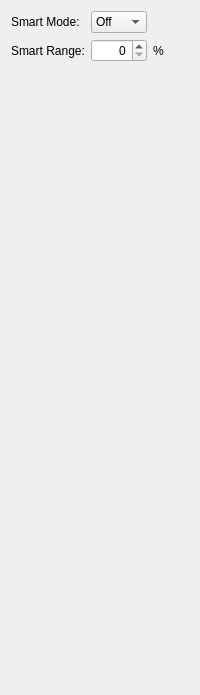
      <widget class="QWidget" name="tab_4">
       <attribute name="title">
        <string>Smart</string>
       </attribute>
       <layout class="QVBoxLayout" name="verticalLayout_12">
        <item>
         <layout class="QGridLayout" name="gridLayout_16">
          <item row="0" column="0">
           <widget class="QLabel" name="label_58">
            <property name="text">
             <string>Smart Mode:</string>
            </property>
           </widget>
          </item>
          <item row="1" column="0">
           <widget class="QLabel" name="label_59">
            <property name="text">
             <string>Smart Range:</string>
            </property>
           </widget>
          </item>
          <item row="1" column="1">
           <widget class="QSpinBox" name="smartRangeSpin">
            <property name="alignment">
             <set>Qt::AlignRight|Qt::AlignTrailing|Qt::AlignVCenter</set>
            </property>
           </widget>
          </item>
          <item row="0" column="1">
           <widget class="QComboBox" name="smartModeCombo">
            <item>
             <property name="text">
              <string>Off</string>
             </property>
            </item>
            <item>
             <property name="text">
              <string>On</string>
             </property>
            </item>
            <item>
             <property name="text">
              <string>Lazy</string>
             </property>
            </item>
           </widget>
          </item>
          <item row="1" column="2">
           <widget class="QLabel" name="label_60">
            <property name="text">
             <string>%</string>
            </property>
           </widget>
          </item>
         </layout>
        </item>
        <item>
         <spacer name="verticalSpacer_9">
          <property name="orientation">
           <enum>Qt::Vertical</enum>
          </property>
          <property name="sizeHint" stdset="0">
           <size>
            <width>20</width>
            <height>622</height>
           </size>
          </property>
         </spacer>
        </item>
       </layout>
      </widget>
